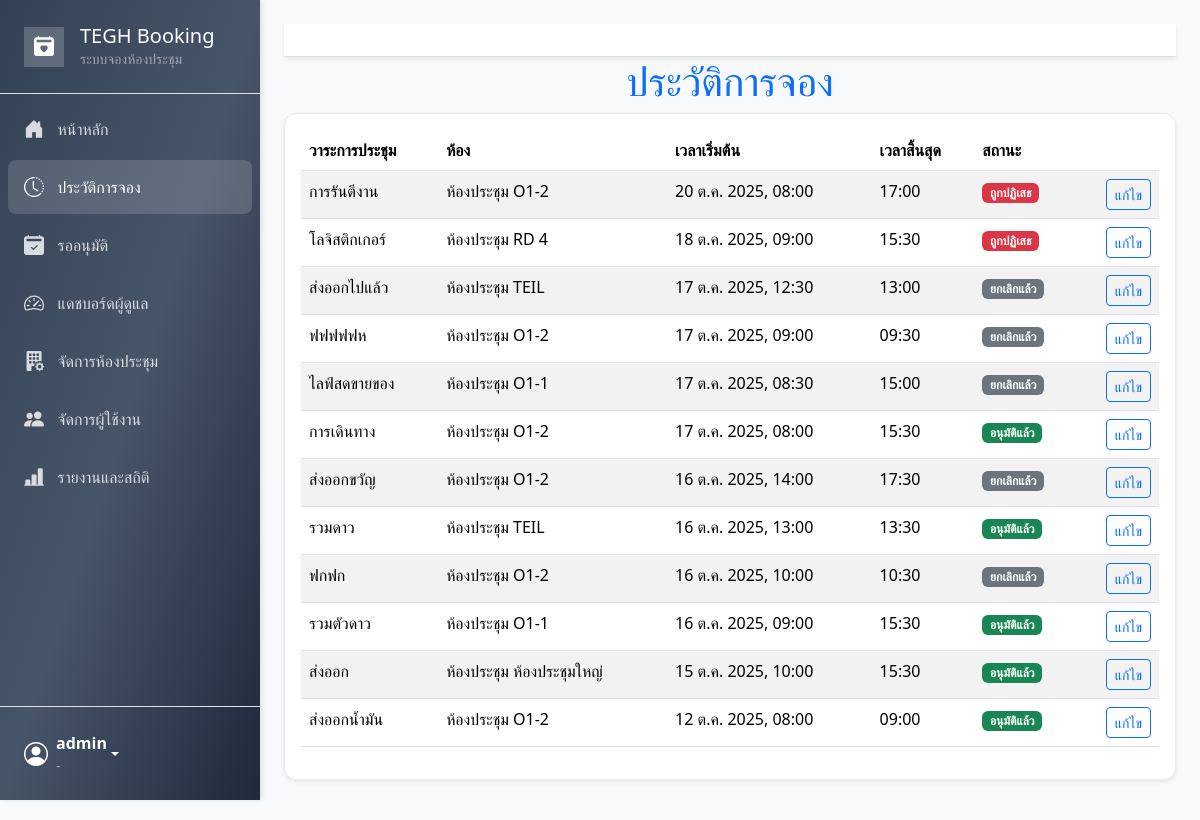
Page /history/ (signed in) on the committed database.
### booking/models.py (models this page shows, shortened)
class Profile(models.Model):
    user = models.OneToOneField(User, on_delete=models.CASCADE, verbose_name="ผู้ใช้")
    department = models.CharField("แผนก/ฝ่าย", max_length=100, blank=True, null=True)
    phone = models.CharField("เบอร์โทรศัพท์", max_length=20, blank=True, null=True)
    avatar = models.ImageField("รูปโปรไฟล์", upload_to='avatars/', default='avatars/default.png', blank=True, null=True)
    class Meta:
        verbose_name = "ข้อมูลผู้ใช้เพิ่มเติม"
        verbose_name_plural = "ข้อมูลผู้ใช้เพิ่มเติม"

class Booking(models.Model):
    room = models.ForeignKey(Room, verbose_name="ห้องประชุม", on_delete=models.CASCADE, related_name='bookings')
    booked_by = models.ForeignKey(User, verbose_name="ผู้จอง", on_delete=models.CASCADE, related_name='booking')
    title = models.CharField("หัวข้อการประชุม", max_length=200)
    description = models.TextField("รายละเอียด/วาระ", blank=True, null=True)
    start_time = models.DateTimeField("เวลาเริ่มต้น", default=timezone.now)
    end_time = models.DateTimeField("เวลาสิ้นสุด", default=timezone.now)
    participant_count = models.PositiveIntegerField("จำนวนผู้เข้าร่วม (โดยประมาณ)", default=1)
    participants = models.ManyToManyField(
        User,
        verbose_name="รายชื่อผู้เข้าร่วม (ในระบบ)", # <-- 1. ค้นหา
        related_name='participating_bookings',
        blank=True
    )
    external_participants = models.TextField(
        "รายชื่อผู้เข้าร่วม (ภายนอก)", # <-- 2. พิมพ์เอง
        blank=True, null=True,
        help_text="สำหรับแขก หรือผู้ที่ไม่มีบัญชีในระบบ (พิมพ์ชื่อ คั่นด้วยจุลภาค หรือขึ้นบรรทัดใหม่)"
    )
    STATUS_CHOICES = [
        ('PENDING', 'รออนุมัติ'), ('APPROVED', 'อนุมัติแล้ว'),
        ('REJECTED', 'ถูกปฏิเสธ'), ('CANCELLED', 'ยกเลิกแล้ว'),
    ]
    status = models.CharField("สถานะ", max_length=10, choices=STATUS_CHOICES, default='PENDING')
    created_at = models.DateTimeField(auto_now_add=True)
    updated_at = models.DateTimeField(auto_now=True)
    chairman = models.CharField("ประธานในที่ประชุม", max_length=150, blank=True, null=True)
    department = models.CharField("แผนกผู้จอง", max_length=100, blank=True, null=True)
    presentation_file = models.FileField("ไฟล์นำเสนอ", upload_to='presentation_files/', blank=True, null=True, help_text="ไฟล์ที่ต้องการเปิดขึ้นจอ (PDF, PPT, Word, Excel)")
    additional_requests = models.TextField("คำขอเพิ่มเติม", blank=True, null=True, help_text="เช่น กาแฟ, อุปกรณ์พิเศษ")
    attachment = models.FileField("ไฟล์แนบอื่นๆ", upload_to='booking_attachments/', blank=True, null=True, help_text="เอกสารอื่นๆ ที่เกี่ยวข้อง")
    additional_notes = models.TextField("หมายเหตุ", blank=True, null=True)
    class Meta:
        ordering = ['-start_time']
        verbose_name = "การจอง"
        verbose_name_plural = "รายการจองทั้งหมด"
    def __init__(self, *args, **kwargs):
        super().__init__(*args, **kwargs)
        if self.pk:
            self.__original_start_time = self.start_time
            self.__original_end_time = self.end_time
            self.__original_room = self.room
        else:
            self.__original_start_time = None
            self.__original_end_time = None
            initial_room_id = kwargs.get('initial', {}).get('room') if 'initial' in kwargs else None
            self.__original_room = Room.objects.get(pk=initial_room_id) if initial_room_id else None

class Room(models.Model):
    name = models.CharField("ชื่อห้องประชุม", max_length=100, unique=True)
    building = models.CharField("อาคาร", max_length=50, blank=True, null=True)
    floor = models.CharField("ชั้น", max_length=20, blank=True, null=True)
    capacity = models.PositiveIntegerField("ความจุ (คน)", default=1)
    equipment_in_room = models.TextField(
        "อุปกรณ์ภายในห้อง",
        blank=True, null=True,
        help_text="ระบุอุปกรณ์ทีละรายการ บรรทัดละอย่าง"
    )
    image = models.ImageField(
        "รูปภาพห้องประชุม",
        upload_to='room_images/',
        blank=True, null=True
    )
    class Meta:
        ordering = ['building', 'floor', 'name']
        verbose_name = "ห้องประชุม"
        verbose_name_plural = "ห้องประชุม"

### booking/views.py (the view, shortened to what this page needs)
# urls.py: path('history/', views.history_view, name='history'),
@login_required
def history_view(request):
    bookings = Booking.objects.filter(booked_by=request.user).select_related('room').order_by('-start_time')
    date_f = request.GET.get('date'); room_f = request.GET.get('room'); status_f = request.GET.get('status')
    try:
        if date_f: bookings = bookings.filter(start_time__date=datetime.strptime(date_f, '%Y-%m-%d').date())
    except ValueError:
        messages.warning(request, "รูปแบบวันที่ไม่ถูกต้อง กรุณาใช้ YYYY-MM-DD")
        date_f = None
    if status_f and status_f in dict(Booking.STATUS_CHOICES):
        bookings = bookings.filter(status=status_f)
    elif status_f:
        messages.warning(request, "สถานะการจองไม่ถูกต้อง")
        status_f = None
    context = {
        'my_bookings': bookings,
        'all_rooms': Room.objects.all().order_by('name'),
        'status_choices': Booking.STATUS_CHOICES,
        'current_date': date_f,
        'current_room': room_f,
        'current_status': status_f,
     }
    return render(request, 'pages/history.html', context)

### booking/views.py (called while the page is built)
def is_admin(user):
    return user.is_authenticated and user.groups.filter(name='Admin').exists()

def is_approver_or_admin(user):
    return user.is_authenticated and user.groups.filter(name__in=['Approver', 'Admin']).exists()

### templates/pages/history.html (shortened to what this page needs)
{% extends 'base.html' %}
{% block content %}
<h1><span class='text-primary'><center>ประวัติการจอง</center></span></h1>
<div class="card shadow-sm">
    <div class="card-body">
        <div class="table-responsive">
            <table class="table table-striped table-hover">
                <thead>
                    <tr>
                        <th>วาระการประชุม</th>
                        <th>ห้อง</th>
                        <th>เวลาเริ่มต้น</th>
                        <th>เวลาสิ้นสุด</th>
                        <th>สถานะ</th>
                        <th></th>
                    </tr>
                </thead>
                <tbody>
                    {% for booking in my_bookings %}
                    <tr>
                        <td>{{ booking.title }}</td>
                        <td>{{ booking.room.name }}</td>
                        <td>{{ booking.start_time|date:"d M Y, H:i" }}</td>
                        <td>{{ booking.end_time|date:"H:i" }}</td>
                        <td>
                            {% if booking.status == 'APPROVED' %}<span class="badge bg-success">{{ booking.get_status_display }}</span>
                            {% elif booking.status == 'PENDING' %}<span class="badge bg-warning text-dark">{{ booking.get_status_display }}</span>
                            {% elif booking.status == 'REJECTED' %}<span class="badge bg-danger">{{ booking.get_status_display }}</span>
                            {% else %}<span class="badge bg-secondary">{{ booking.get_status_display }}</span>
                            {% endif %}
                        </td>
                        <td class="text-end">
                            <a href="{% url 'edit_booking' booking.id %}" class="btn btn-sm btn-outline-primary">แก้ไข</a>
                        </td>
                    </tr>
                    {% empty %}
                    <tr>
                        <td colspan="6" class="text-center text-muted">ไม่พบประวัติการจอง</td>
                    </tr>
                    {% endfor %}
                </tbody>
            </table>
        </div>
    </div>
</div>
{% endblock %}

### templates/base.html (shortened to what this page needs)
{% load static %}
<!DOCTYPE html>
<html lang="th">
<head>
    <link href="https://cdn.jsdelivr.net/npm/bootstrap@5.3.3/dist/css/bootstrap.min.css" rel="stylesheet">
    <link rel="stylesheet" href="https://cdn.jsdelivr.net/npm/bootstrap-icons@1.11.3/font/bootstrap-icons.min.css">
    <link href="https://cdn.jsdelivr.net/npm/select2@4.1.0-rc.0/dist/css/select2.min.css" rel="stylesheet" />
    <link href="https://cdn.jsdelivr.net/npm/fullcalendar@6.1.14/index.global.min.css" rel="stylesheet" />
    <link rel="stylesheet" href="{% static 'css/theme.css' %}">
</head>
<body>
<div class="d-flex">
    <nav class="sidebar d-flex flex-column">
        <div class="sidebar-header p-4 border-bottom">
            <a href="{% url 'dashboard' %}" class="d-flex align-items-center gap-3 text-decoration-none">
                <div class="d-flex align-items-center justify-content-center rounded-lg" style="background-color: rgba(255,255,255,0.2); width: 40px; height: 40px;">
                    <i class="bi bi-calendar2-heart-fill fs-5 text-white"></i>
                </div>
                <div>
                    <h2 class="h5 text-white mb-0">TEGH Booking</h2>
                    <p class="small text-white-50 mb-0">ระบบจองห้องประชุม</p>
                </div>
            </a>
        </div>
        <div class="flex-grow-1 p-2">
            {% if menu_items %}
                {% for item in menu_items %}
                    {% if item.show %}
                        <a href="{% url item.url_name %}" class="sidebar-menu-button {% if item.active %}active{% endif %}">
                            <i class="{{ item.icon }} fs-5"></i>
                            <span>{{ item.label }}</span>
                        </a>
                    {% endif %}
                {% endfor %}
            {% else %}
                <a href="#" class="sidebar-menu-button disabled text-white-50">กำลังโหลดเมนู...</a>
            {% endif %}
        </div>
        <div class="sidebar-footer p-4 border-top">
            {% if user.is_authenticated %}
            <div class="dropdown">
                <a href="#" class="d-flex align-items-center text-white text-decoration-none dropdown-toggle" data-bs-toggle="dropdown" aria-expanded="false">
                    {% if user.profile.profile_picture %}
                    <img src="{{ user.profile.profile_picture.url }}" class="rounded-circle me-2" width="32" height="32" style="object-fit: cover;" alt="Profile">
                    {% else %}
                    <i class="bi bi-person-circle fs-4 me-2"></i>
                    {% endif %}
                    <div class="text-start">
                        <strong>{{ user.get_full_name|default:user.username }}</strong>
                        <div class="small text-white-50">{{ user.profile.department|default:"-" }}</div>
                    </div>
                </a>
            </div>
            {% endif %}
        </div>
    </nav>
    <main class="main-content-wrapper flex-grow-1">
        <header class="sticky-top bg-white p-3 border-bottom shadow-sm d-flex justify-content-between align-items-center">
        </header>
        <div>
            {% block content %}{% endblock %}
        </div>
    </main>
</div>
</body>
</html>

### static/css/theme.css (style rules this page uses)
.sidebar { width: 260px; min-width: 260px; height: 100vh; position: fixed; top: 0; left: 0; z-index: 1030; color: white; background-image: linear-gradient(to bottom right, #334155, #475569, #1e293b); display: flex; flex-direction: column; box-shadow: 2px 0 5px rgba(0,0,0,0.1); }
.sidebar-header { border-bottom: 1px solid rgba(255, 255, 255, 0.15); }
.sidebar-footer { border-top: 1px solid rgba(255, 255, 255, 0.15); }
.sidebar-menu-button { display: flex; align-items: center; gap: 0.85rem; padding: 0.75rem 1rem; border-radius: 0.5rem; text-decoration: none; color: rgba(255, 255, 255, 0.8); transition: all 0.2s ease-in-out; margin-bottom: 4px; }
.sidebar-menu-button.active { background-color: rgba(255, 255, 255, 0.15); color: white; font-weight: 500; }
.sidebar-menu-button i { min-width: 20px; text-align: center; }
.main-content-wrapper { margin-left: 260px; width: calc(100% - 260px); min-height: 100vh; padding: 0; background-color: #f8f9fa; transition: margin-left 0.3s ease, width 0.3s ease; }
.card { border-radius: 0.75rem; border: 1px solid #e9ecef; box-shadow: 0 1px 3px rgba(0,0,0,.04); margin-bottom: 1rem; }

### templates/base.html (style rules this page uses)
body { margin: 0; background-color: #f8f9fa; }
.main-content-wrapper { margin-left: 260px; width: calc(100% - 260px); padding: 1.5rem; }

### rows in the picture
Booking: title "การรันตีงาน", room.name "ห้องประชุม O1-2", start_time "20 ต.ค. 2025, 08:00", end_time "17:00", status "ถูกปฏิเสธ"
Booking: title "โลจิสติกเกอร์", room.name "ห้องประชุม RD 4", start_time "18 ต.ค. 2025, 09:00", end_time "15:30", status "ถูกปฏิเสธ"
Booking: title "ส่งออกไปแล้ว", room.name "ห้องประชุม TEIL", start_time "17 ต.ค. 2025, 12:30", end_time "13:00", status "ยกเลิกแล้ว"
Booking: title "ฟฟฟฟฟห", room.name "ห้องประชุม O1-2", start_time "17 ต.ค. 2025, 09:00", end_time "09:30", status "ยกเลิกแล้ว"
Booking: title "ไลฟ์สดขายของ", room.name "ห้องประชุม O1-1", start_time "17 ต.ค. 2025, 08:30", end_time "15:00", status "ยกเลิกแล้ว"
Booking: title "การเดินทาง", room.name "ห้องประชุม O1-2", start_time "17 ต.ค. 2025, 08:00", end_time "15:30", status "อนุมัติแล้ว"
Booking: title "ส่งออกขวัญ", room.name "ห้องประชุม O1-2", start_time "16 ต.ค. 2025, 14:00", end_time "17:30", status "ยกเลิกแล้ว"
Booking: title "รวมดาว", room.name "ห้องประชุม TEIL", start_time "16 ต.ค. 2025, 13:00", end_time "13:30", status "อนุมัติแล้ว"
Booking: title "ฟกฟก", room.name "ห้องประชุม O1-2", start_time "16 ต.ค. 2025, 10:00", end_time "10:30", status "ยกเลิกแล้ว"
Booking: title "รวมตัวดาว", room.name "ห้องประชุม O1-1", start_time "16 ต.ค. 2025, 09:00", end_time "15:30", status "อนุมัติแล้ว"
Booking: title "ส่งออก", room.name "ห้องประชุม ห้องประชุมใหญ่", start_time "15 ต.ค. 2025, 10:00", end_time "15:30", status "อนุมัติแล้ว"
Booking: title "ส่งออกน้ำมัน", room.name "ห้องประชุม O1-2", start_time "12 ต.ค. 2025, 08:00", end_time "09:00", status "อนุมัติแล้ว"

### other values in the picture
{{ item.label }} "หน้าหลัก" "ประวัติการจอง" "รออนุมัติ" "แดชบอร์ดผู้ดูแล" "จัดการห้องประชุม" "จัดการผู้ใช้งาน" "รายงานและสถิติ"
{{ user.get_full_name|default:user.username }} "admin"
{{ user.profile.department|default:"-" }} "-"
